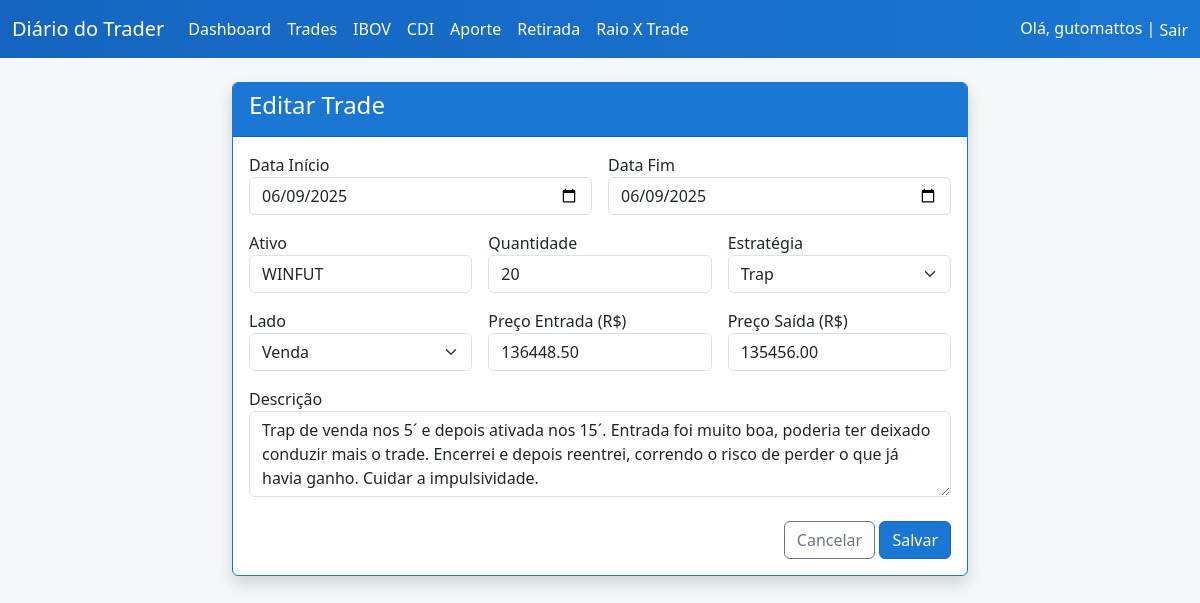
The page /trades/editar/2/ (signed in) on the database its author committed.
### core/models.py (models this page shows, shortened)
class Trade(models.Model):
    LADOS = [
        ("COMPRA", "Compra"),
        ("VENDA", "Venda"),
    ]
    STATUS_CHOICES = [
        ("ABERTO", "Aberto"),
        ("FINALIZADO", "Finalizado"),
    ]
    usuario = models.ForeignKey(User, on_delete=models.CASCADE)
    data_inicio = models.DateField()
    data_fim = models.DateField(blank=True, null=True)
    ativo = models.CharField(max_length=20)
    quant = models.IntegerField()
    estrategia = models.ForeignKey(Estrategia, on_delete=models.PROTECT)
    lado = models.CharField(max_length=10, choices=LADOS)
    preco_entrada = models.DecimalField(max_digits=12, decimal_places=2)
    preco_saida = models.DecimalField(max_digits=12, decimal_places=2, blank=True, null=True)
    descricao = models.TextField(blank=True)
    status = models.CharField(max_length=12, choices=STATUS_CHOICES, default="FINALIZADO")

class Estrategia(models.Model):
    nome = models.CharField(max_length=20, unique=True)
    ordem = models.PositiveIntegerField(default=0)
    class Meta:
        ordering = ['ordem', 'nome']

### core/views.py (the view, shortened to what this page needs)
# urls.py: path('trades/editar/<int:trade_id>/', views.trade_edit, name='trade_edit'),
@login_required
def trade_edit(request, trade_id):
    trade = get_object_or_404(Trade, id=trade_id, usuario=request.user)
    estrategias = Estrategia.objects.all()
    return render(request, 'core/trade_form.html', {'trade': trade, 'editando': True, 'estrategias': estrategias})

### templates/core/trade_form.html (shortened to what this page needs)
{% extends 'core/base.html' %}
{% block content %}
<div class="row justify-content-center">
  <div class="col-md-8">
    <div class="card shadow">
      <div class="card-header">
        <h4>{% if editando %}Editar Trade{% else %}Novo Trade{% endif %}</h4>
      </div>
      <div class="card-body">
        <form method="post">
          <div class="row g-3">
            <div class="col-md-6">
              <label>Data Início</label>
              <input type="date" name="data_inicio" class="form-control" required value="{{ trade.data_inicio|date:'Y-m-d' }}">
            </div>
            <div class="col-md-6">
              <label>Data Fim</label>
              <input type="date" name="data_fim" class="form-control" value="{{ trade.data_fim|date:'Y-m-d' }}">
            </div>
            <div class="col-md-4">
              <label>Ativo</label>
              <input type="text" name="ativo" class="form-control" required value="{{ trade.ativo }}">
            </div>
            <div class="col-md-4">
              <label>Quantidade</label>
              <input type="number" name="quant" class="form-control" required value="{{ trade.quant }}">
            </div>
            <div class="col-md-4">
              <label>Estratégia</label>
              <select name="estrategia" class="form-select" required>
                {% for est in estrategias %}
                  <option value="{{ est.nome }}" {% if trade.estrategia.nome == est.nome %}selected{% endif %}>{{ est.nome }}</option>
                {% endfor %}
              </select>
            </div>
            <div class="col-md-4">
              <label>Lado</label>
              <select name="lado" class="form-select" required>
                <option value="VENDA" {% if trade.lado == 'VENDA' %}selected{% endif %}>Venda</option>
              </select>
            </div>
            <div class="col-md-4">
              <label>Preço Entrada (R$)</label>
              <input type="number" step="0.01" name="preco_entrada" class="form-control" required value="{{ trade.preco_entrada }}">
            </div>
            <div class="col-md-4">
              <label>Preço Saída (R$)</label>
              <input type="number" step="0.01" name="preco_saida" class="form-control" value="{{ trade.preco_saida }}">
            </div>
            <div class="col-md-12">
              <label>Descrição</label>
              <textarea name="descricao" class="form-control" rows="3" placeholder="Observações, sentimentos, erros, acertos...">{{ trade.descricao }}</textarea>
            </div>
          </div>
          <div class="mt-4 text-end">
            <a href="/trades/" class="btn btn-outline-secondary">Cancelar</a>
            <button type="submit" class="btn btn-primary">Salvar</button>
          </div>
        </form>
      </div>
    </div>
  </div>
</div>
{% endblock %}

### templates/core/base.html (shortened to what this page needs)
<!DOCTYPE html>
<html lang="pt-br">
<head>
    <link href="https://cdn.jsdelivr.net/npm/bootstrap@5.3.2/dist/css/bootstrap.min.css" rel="stylesheet">
    <link rel="stylesheet" href="https://cdnjs.cloudflare.com/ajax/libs/font-awesome/6.4.0/css/all.min.css">
</head>
<body>
<nav class="navbar navbar-expand-lg mb-4">
  <div class="container-fluid">
    <a class="navbar-brand" href="/">Diário do Trader</a>
    <div class="collapse navbar-collapse">
      <ul class="navbar-nav me-auto mb-2 mb-lg-0">
        <li class="nav-item"><a class="nav-link" href="/dashboard/">Dashboard</a></li>
        <li class="nav-item"><a class="nav-link" href="/trades/">Trades</a></li>
        <li class="nav-item"><a class="nav-link" href="/ibov/">IBOV</a></li>
        <li class="nav-item"><a class="nav-link" href="/cdi/">CDI</a></li>
        <li class="nav-item"><a class="nav-link" href="/aporte/">Aporte</a></li>
        <li class="nav-item"><a class="nav-link" href="/retirada/">Retirada</a></li>
        <li class="nav-item"><a class="nav-link" href="{% url 'raio_x_trade' %}">Raio X Trade</a></li>
      </ul>
      <span class="navbar-text">
        {% if user.is_authenticated %}
          Olá, {{ user.username }} |
          <form action="/logout/" method="post" style="display:inline;">
            <button type="submit" class="nav-link d-inline p-0 btn btn-link" style="padding:0;">Sair</button>
          </form>
        {% else %}
          <a href="/login/" class="nav-link d-inline p-0">Entrar</a>
        {% endif %}
      </span>
    </div>
  </div>
</nav>
<div class="container">
    {% block content %}{% endblock %}
</div>
</body>
</html>

### templates/core/base.html (style rules this page uses)
body { background: #f4f8fb; }
.navbar { background: linear-gradient(90deg, #1565c0 0%, #1976d2 100%); }
.navbar-brand, .nav-link, .navbar-text { color: #fff !important; }
.btn-primary { background-color: #1976d2; border-color: #1565c0; }
.card { border: 1px solid #1976d2; }
.card-header { background: #1976d2; color: #fff; }

### rows shown on the page
Trade: data_inicio "06/09/2025", data_fim "06/09/2025", ativo "WINFUT", quant "20", estrategia "Trap", lado "Venda", preco_entrada "136448.50", preco_saida "135456.00", descricao "Trap de venda nos 5´ e depois ativada nos 15´. Entrada foi muito boa, poderia ter deixado conduzir mais o trade. Encerrei e depois reentrei, correndo o risco de perder o que já havia ganho. Cuidar a impulsividade."

### other values the page prints
{{ user.username }} "gutomattos"
